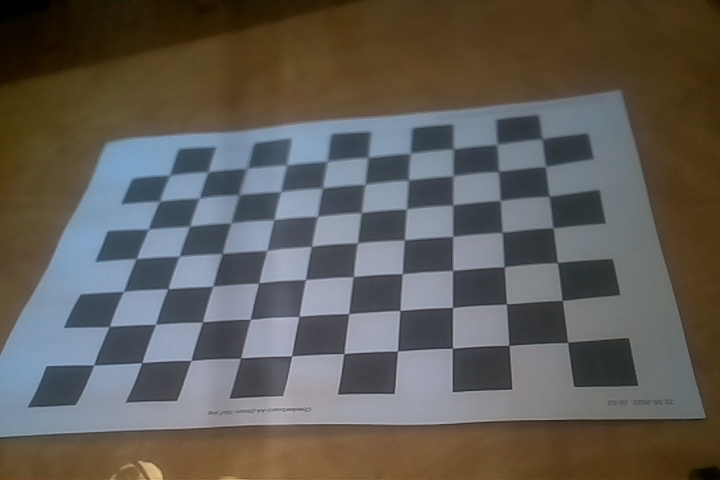
#> input picture cameraCalibration/rpiCamera/0.jpg, 720 x 480 px; its folder holds 5 pictures in this run
$ python cameraCalibration.py
#> lines starting #> are read from the running program, lines starting #| are printed output that depends on the picture; after the words box and inside, x2 and y2 are one past the last pixel; in counts of white or black regions, pixels touching at a corner belong together
import numpy as np
import cv2 as cv
import glob

# termination criteria
criteria = (cv.TERM_CRITERIA_EPS + cv.TERM_CRITERIA_MAX_ITER, 30, 0.001)
# prepare object points, like (0,0,0), (1,0,0), (2,0,0) ....,(6,5,0)
objp = np.zeros((10*7,3), np.float32)
objp[:,:2] = np.mgrid[0:10,0:7].T.reshape(-1,2)
# Arrays to store object points and image points from all the images.
objpoints = [] # 3d point in real world space
imgpoints = [] # 2d points in image plane.
try:
    images = glob.glob('*.jpg')
    print("imgs imported")
except:
    exit(1)

chessboard_dim = (10, 7)

for fname in images:

    im = cv.imread(fname, cv.IMREAD_GRAYSCALE)
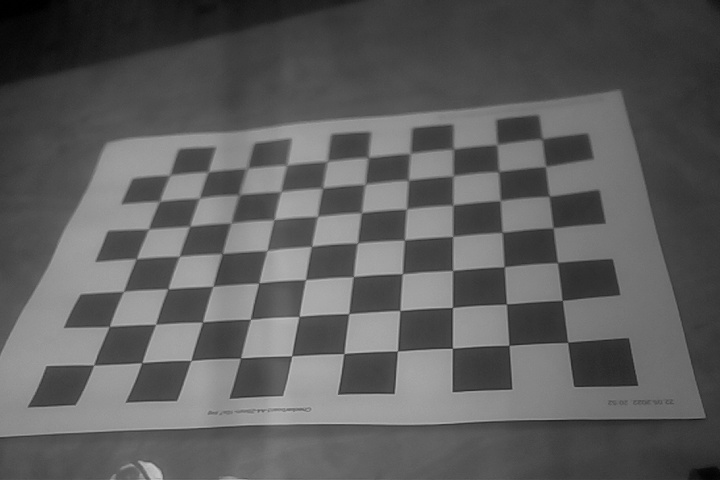
#> im: shape (480, 720); min 0, max 196, mean 93.2
    im3 = cv.imread(fname, cv.IMREAD_COLOR)
#> im3 is the input picture: shape (480, 720, 3); mean B, G, R 86.9, 92.7, 96.5

    # Find the chess board corners
    ret, corners = cv.findChessboardCorners( im, chessboard_dim )
#> ret = True; corners = 70 rows, first 8: [567.8, 342.2], [509, 345.3], [452.4, 348.2], [397.4, 350.9], [343.9, 353.6], [291.6, 355.8], [240.6, 357.8], [191, 360.5]
    # If found, add object points, image points (after refining them)
    print(str(fname))
    if ret == True:
        objpoints.append(objp)
        corners2 = cv.cornerSubPix(im,corners, (11,11), (-1,-1), criteria)
#> corners2 = 70 rows, first 8: [567.6, 342.4], [509, 345.4], [452.4, 348.3], [397.5, 351], [343.8, 353.5], [291.7, 355.8], [240.6, 358], [190.8, 360.5]
        imgpoints.append(corners)
        # Draw and display the corners
        cv.drawChessboardCorners( im3, chessboard_dim, corners2, ret )
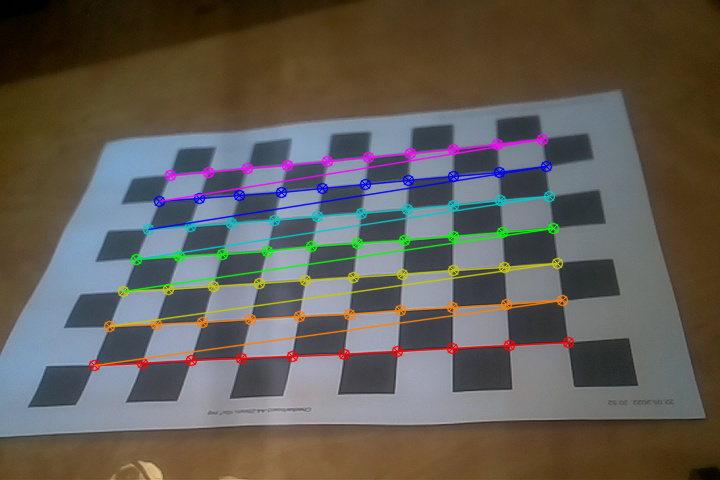
#> im3: shape (480, 720, 3); 6.17% of pixels changed, all inside (x1, y1, x2, y2) = (88, 133, 575, 372)
        cv.imshow('img', im3)
        print(str(fname)+"ret")
#> pass 2 of the loop `for fname in images:`:
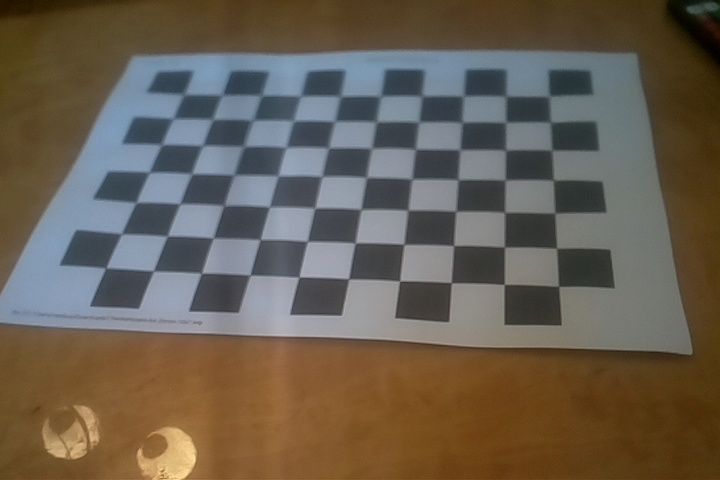
#> input picture cameraCalibration/rpiCamera/10.jpg, 720 x 480 px
#> `im = cv.imread(fname, cv.IMREAD_GRAYSCALE)`:
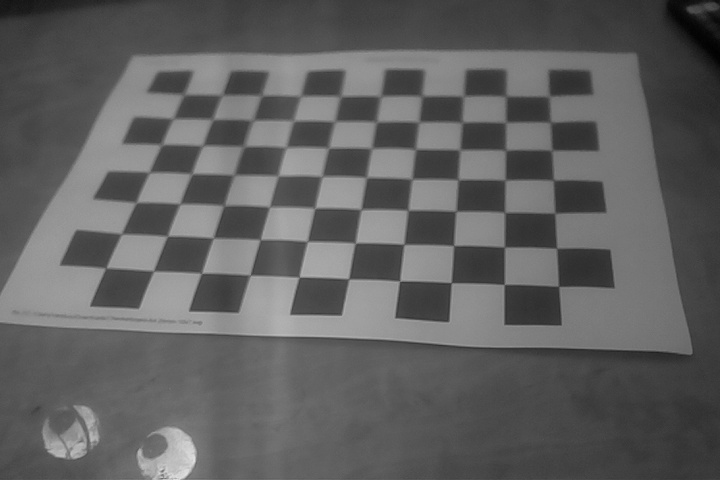
#> im: shape (480, 720); min 0, max 224, mean 96.2
#> im3 is the input picture: shape (480, 720, 3); mean B, G, R 81.2, 94.7, 104.8
#> corners = 70 rows, first 8: [184.7, 95.63], [221.5, 95.5], [261.5, 95.5], [300.5, 97.02], [339.5, 97], [380, 96.5], [421.5, 96], [463, 96]
#> corners2 = 70 rows, first 8: [183.7, 94.35], [222.1, 94.74], [261.4, 95.31], [300.9, 95.85], [340.2, 96.2], [380.6, 96.17], [421.7, 96], [463.5, 96.1]
#> `cv.drawChessboardCorners( im3, chessboard_dim, corners2, ret )`:
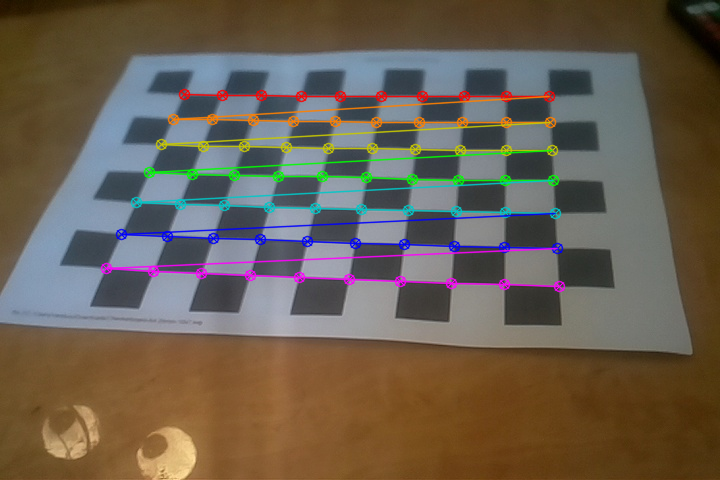
#> im3: shape (480, 720, 3); 6.03% of pixels changed, all inside (x1, y1, x2, y2) = (100, 88, 566, 293)
#> pass 3 of the loop `for fname in images:`:
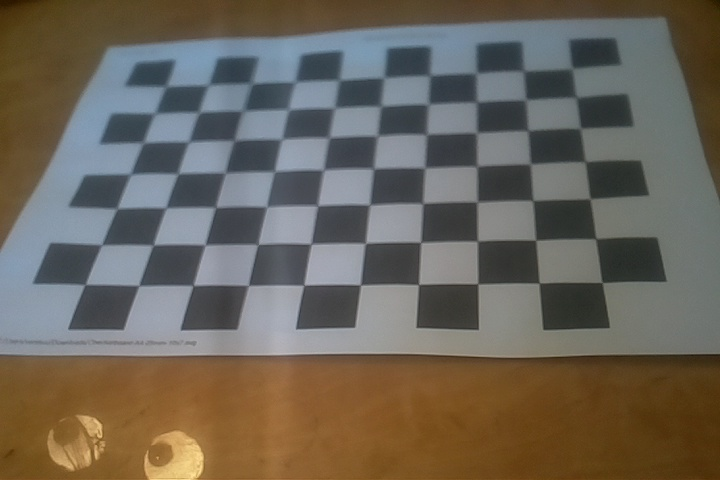
#> input picture cameraCalibration/rpiCamera/11.jpg, 720 x 480 px
#> `im = cv.imread(fname, cv.IMREAD_GRAYSCALE)`:
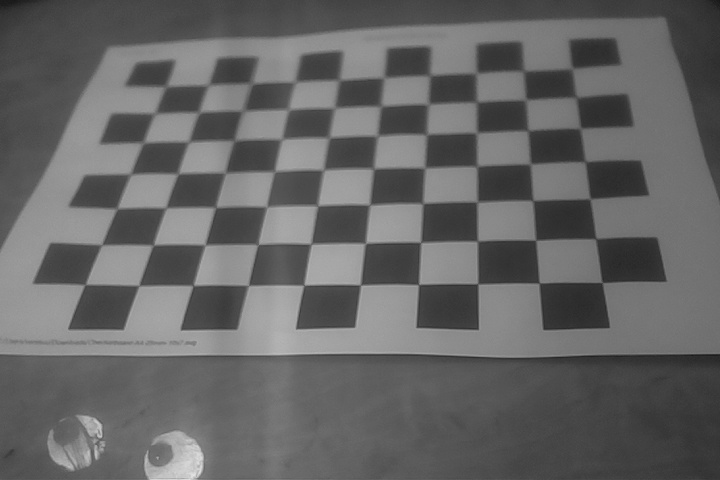
#> im: shape (480, 720); min 24, max 230, mean 101.4
#> im3 is the input picture: shape (480, 720, 3); mean B, G, R 89.4, 100.6, 107.5
#> corners = 70 rows, first 8: [166.5, 86.5], [210, 85.19], [251, 84], [294.5, 82], [339, 80], [383.2, 78.39], [430, 75.5], [477.3, 71.25]
#> corners2 = 70 rows, first 8: [165.7, 86.41], [208.5, 84.83], [251.5, 83.38], [295.4, 81.86], [339, 80.01], [383.9, 77.64], [429.7, 75.4], [476.3, 73.16]
#> `cv.drawChessboardCorners( im3, chessboard_dim, corners2, ret )`:
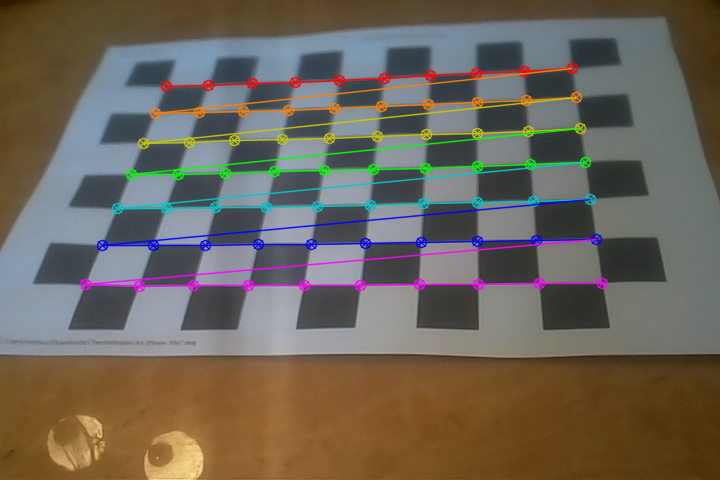
#> im3: shape (480, 720, 3); 6.61% of pixels changed, all inside (x1, y1, x2, y2) = (79, 62, 609, 293)
#> the loop made 5 passes; the first 3 are shown

ret, mtx, dist, rvecs, tvecs = cv.calibrateCamera(objpoints, imgpoints, im.shape[::-1], None, None)

img = cv.imread('16.jpg')
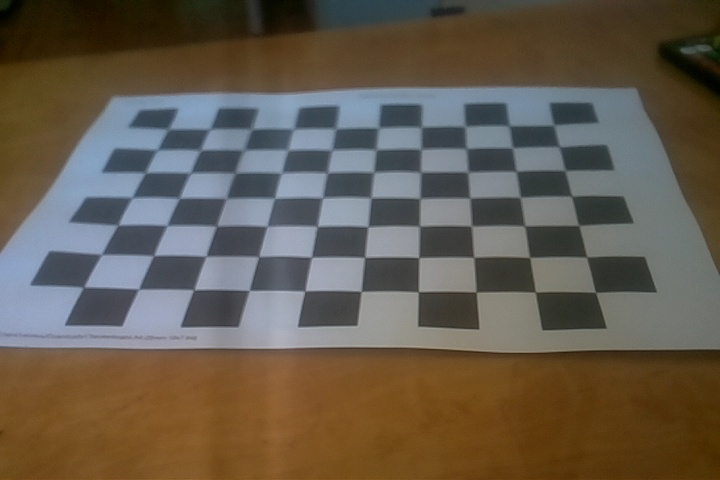
#> input picture cameraCalibration/rpiCamera/16.jpg, 720 x 480 px
#> img is the input picture: shape (480, 720, 3); mean B, G, R 77.8, 91.2, 100.6
h,  w = img.shape[:2]
#> h = 480; w = 720
newcameramtx, roi = cv.getOptimalNewCameraMatrix(mtx, dist, (w,h), 1, (w,h))

file = open("cameraVariables.txt", "w")
file.write(repr(mtx) + "\n" + repr(dist) + "\n" + repr(newcameramtx) + "\n" + repr(roi) + "\n")
file.close()


# undistort
dst = cv.undistort(img, mtx, dist, None, newcameramtx)
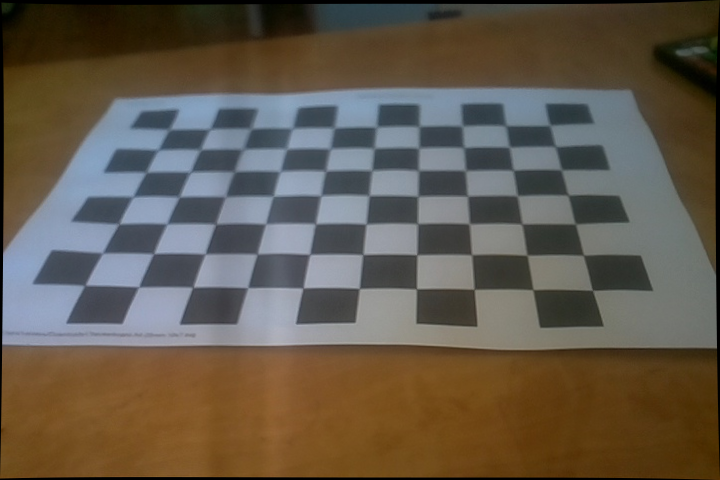
#> dst: shape (480, 720, 3); mean B, G, R 75.9, 89.2, 98.6
# crop the image
x, y, w, h = roi
dst = dst[y:y+h, x:x+w]
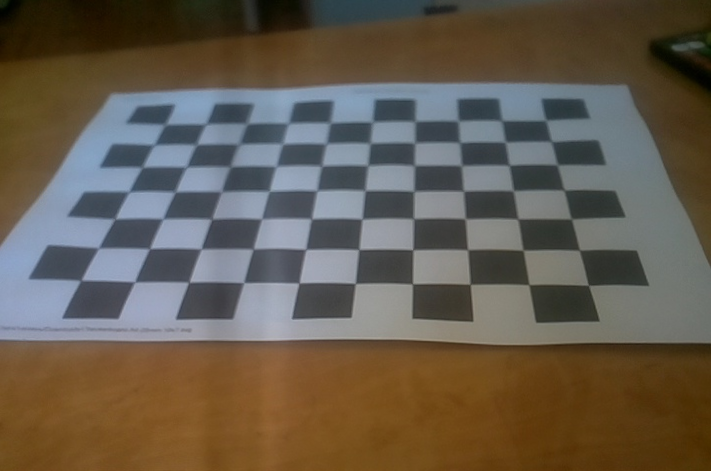
#> dst: shape (471, 711, 3); mean B, G, R 77.9, 91.3, 100.9
cv.imwrite('calibresult.png', dst)

cv.waitKey()
cv.destroyAllWindows()
